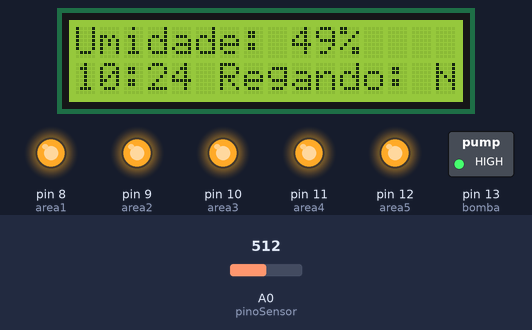
Recording of a sketch running on a simulated Arduino Uno, built with avr-gcc and run on an emulated ATmega328P. Parts: 16×2 character LCD, switched loads named in the sketch (green lamp = pin HIGH), output pins drawn as LEDs (lit = HIGH). Inputs (shaded band) come from the test bench; at power-on: A0 (pinoSensor) = 512. The local clock reads 2024-03-15 10:24:30 at power-on unless the sketch sets it.

Above: at 0.1 s.
At 60.1 s:
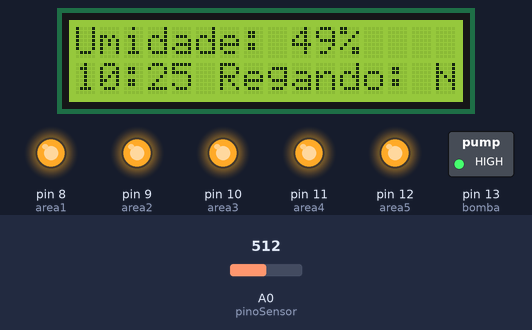
At 120.1 s:
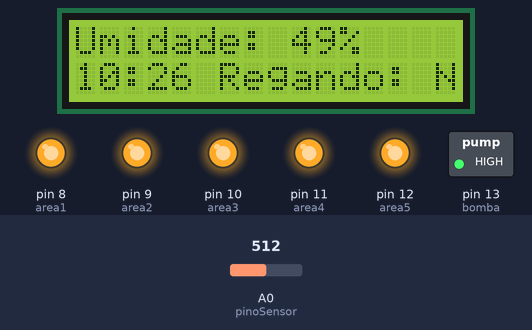

Measured:
- what the display in image 1 shows lasts 60.0 s, from 60.1 s to 120.1 s

The sketch:

ProjetoIrrigacaoFinal.ino
```cpp
#include <RTClib.h>
#include <LiquidCrystal.h>

#define area1 8
#define area2 9
#define area3 10
#define area4 11
#define area5 12
#define bomba 13
#define pinoSensor A0

RTC_DS1307 rtc; // criando a instância RTC
const int rs = 7, en = 6, d4 = 5, d5 = 4, d6 = 3, d7 = 2;
LiquidCrystal lcd(rs, en, d4, d5, d6, d7);

//variaveis
const int limiarSeco = 60;
const int tempSeg = 5000;       //5 segundos de segurança
const int tempoIrrigacao = 12;   // Tempo irrigação em minutos
int umidadeSolo = 0;
const int horaIrrigar = 17;     //Horario para irrigar
String hora;

void setup() {

  //Define os pinos
  pinMode(area1, OUTPUT);
  pinMode(area2, OUTPUT);
  pinMode(area3, OUTPUT);
  pinMode(area4, OUTPUT);
  pinMode(area5, OUTPUT);
  pinMode(bomba, OUTPUT);

  // Desliga as válvulas
  digitalWrite(bomba, HIGH);
  digitalWrite(area1, HIGH);
  digitalWrite(area2, HIGH);
  digitalWrite(area3, HIGH);
  digitalWrite(area4, HIGH);
  digitalWrite(area5, HIGH);

  lcd.begin(16, 2);
  Serial.begin(9600);

  //Configuração Módulo RTC
  if (! rtc.begin()) // se o RTC não foi inicializado
  {
  Serial.println("RTC nao pode ser encontrado!");
  while (1);
  }
  if (! rtc.isrunning()) // se o RTC não estiver rodando
  {
  Serial.println("RTC nao esta funcionando!");
  //rtc.adjust(DateTime(F(__DATE__), F(__TIME__))); // ajusta relógio com o relógio do seu PC
  }
}

void loop() {
  //Mede a umidade e atualiza o display a cada minuto.
  for (int i = 0; i<1440; i++){
    DateTime now = rtc.now();
    imprimirHorario();
    calcularUmidade();

    //Se o solo estiver seco e for 17 horas
    if (now.hour() == horaIrrigar && umidadeSolo<limiarSeco){
      irrigar();
    }else{
      lcd.setCursor(6,1);
      lcd.print("Regando: N");
      delay(60000);                 //Delay de 1 minuto
    }
  }
}

//Metodo para irrigar
void irrigar(){
  int i;
  for (i = area1; i<area5+1; i++){
    digitalWrite(i,LOW);
    if (i == area1){
      delay(tempSeg);
      digitalWrite(bomba,LOW);
    }

    for(int j = 0; j<tempoIrrigacao; j++){
      calcularUmidade();
      imprimirHorario();
      lcd.setCursor(6,1);
      lcd.print("Regando:A");
      lcd.setCursor(15,1);
      lcd.print(i-7);
      delay(60000);                            //Delay de 1 minuto
    }

    if(i == area5){
      digitalWrite(bomba,HIGH);
      delay(15000);                            //Tempo de segurança para bomba desligaar
      digitalWrite(i, HIGH);
      break;
    }

    digitalWrite(i+1, LOW);
    delay(tempSeg);
    digitalWrite(i, HIGH);
  }
}

void imprimirHorario (){
  DateTime now = rtc.now();
  lcd.setCursor(0,1);
  hora = hora + now.hour() + ":" + now.minute() + " ";
  lcd.print(hora);
  hora=("");
}

void calcularUmidade(){
    lcd.setCursor(0,0);
    lcd.print("Umidade: ");
    umidadeSolo = analogRead(pinoSensor);
    umidadeSolo = map(umidadeSolo, 1023, 0, 0, 100);
    lcd.print(umidadeSolo);
    lcd.print("% ");
}
```
